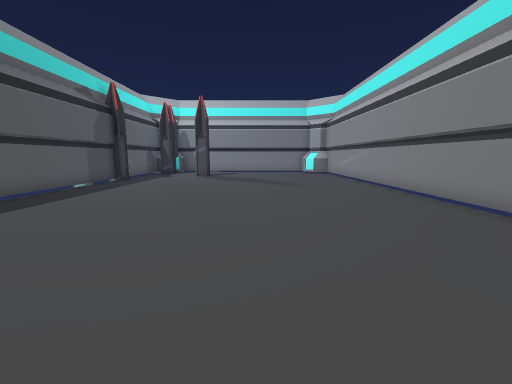
View 1 (above)

12 first-person views from a walk through a scene from a Unity 3-D project. The camera is 1.3 m above the floor, tilts 8° down and sees 90° across. The floor is counted in squares, 1 m on a side. Each view is taken from the middle of a square. On the plan, view 1 faces up. The plan holds only what a view shows up to about 13 squares ahead; the rest is blank. The place goes on beyond the plan.

View 2
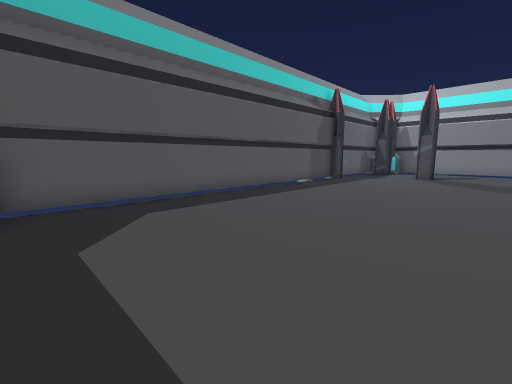

View 3
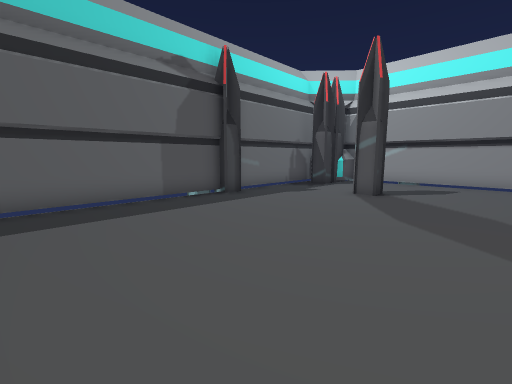

View 4
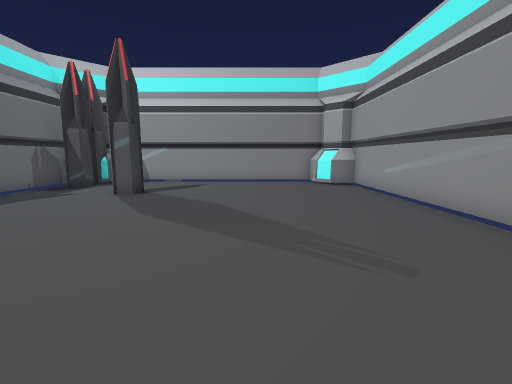

View 5
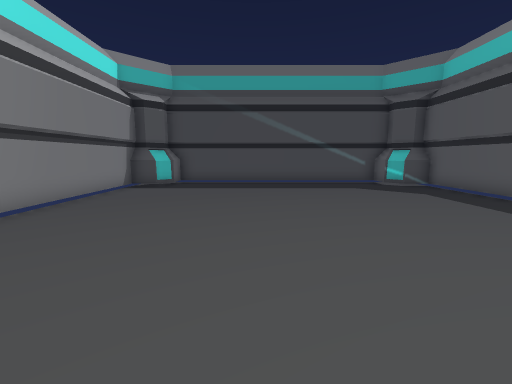

View 6
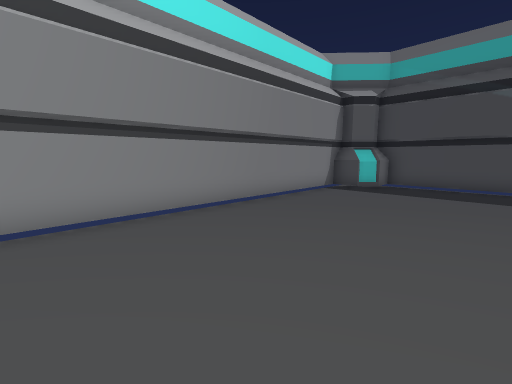

View 7
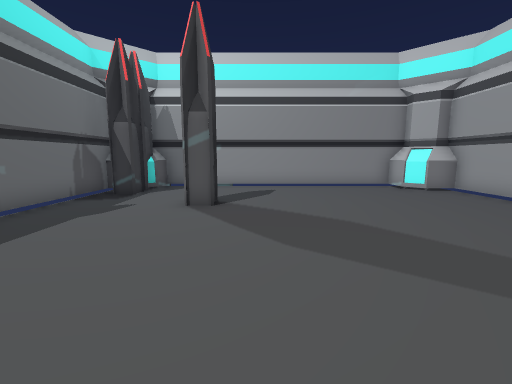

View 8
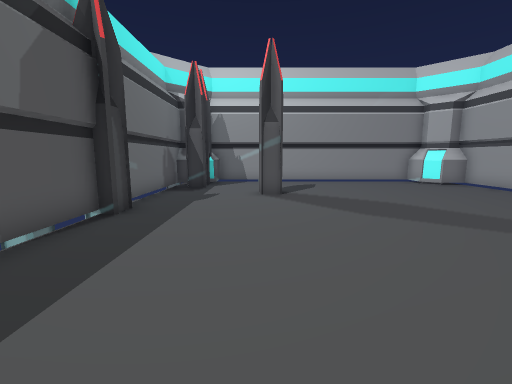

View 9
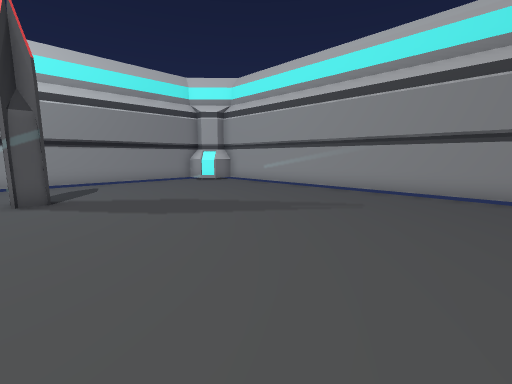

View 10
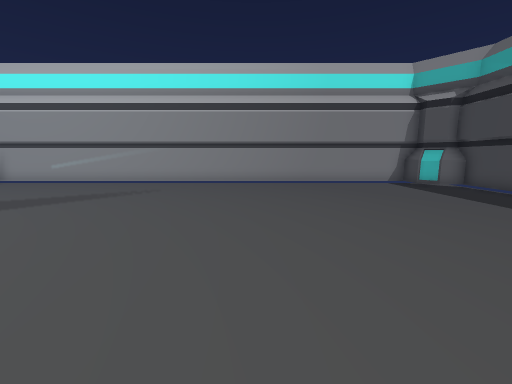

View 11
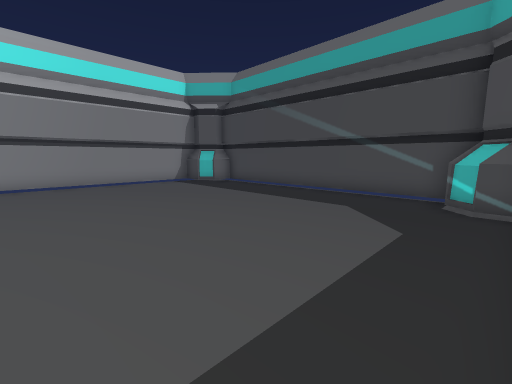

View 12
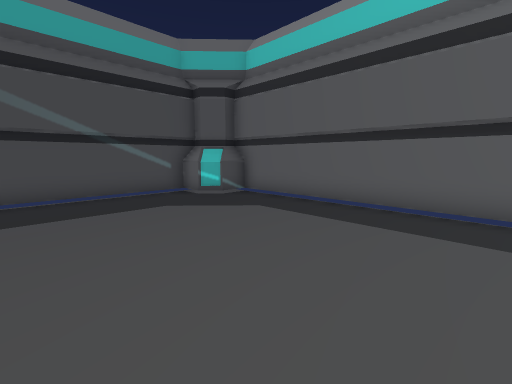

### Floor plan
Key: @ floor where view 1 was taken; # wall or solid block; . floor; O other object.
Columns run from 10 left of view 1 to 6 right of it. Each row starts with its distance up from view 1.
 22       OO
 21    #### # #####
 20   ##O.........###
 19   #OO...........#
 18   #.............#
 17   #...OO........#
 16   #.............#
 15   #.............#
 14 OOOO............#
 13   O.............#
 12   O.............#
 11   O.............#
 10   O.............#
  9   #.............#
  8   #.............#
  7   #.............#
  6   #.............#
  5   #.............#
  4   #.............#
  3   #.............#
  2   #.............#
  1   #.............#
  0   ##......@....##
 -1   ###.........###
 -2     ###########

Positions as (right, up) in squares from view 1, and headings:
1: (0, 0), facing up
2: (0, 0), facing up-left
3: (0, 8), facing up-left
4: (1, 8), facing up
5: (0, 11), facing down
6: (0, 10), facing down-right
7: (-2, 10), facing up
8: (-4, 8), facing up
9: (-4, 8), facing up-right
10: (-7, 7), facing right
11: (-7, 7), facing down-right
12: (-1, 7), facing down-left
